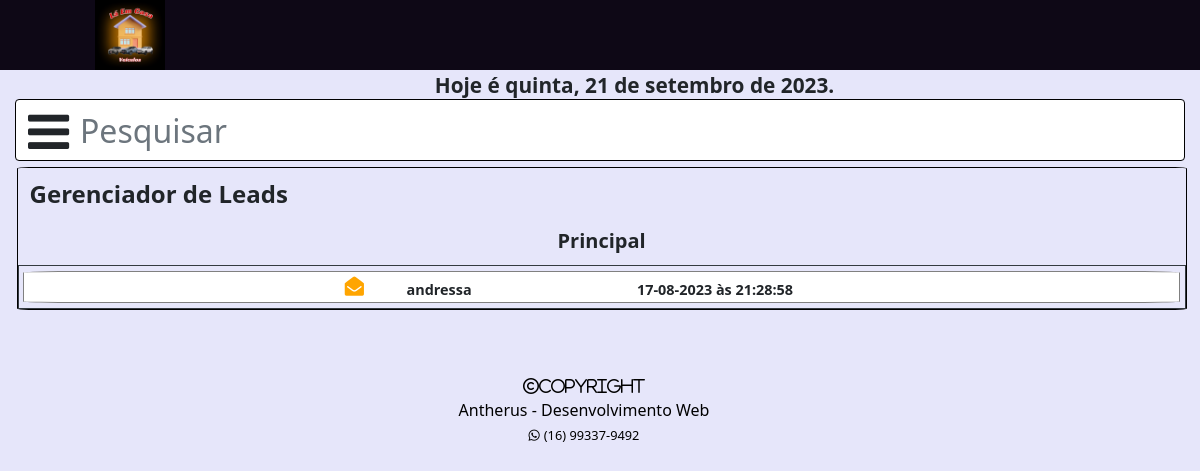
The app's page /dashboard/ (signed in), older data.
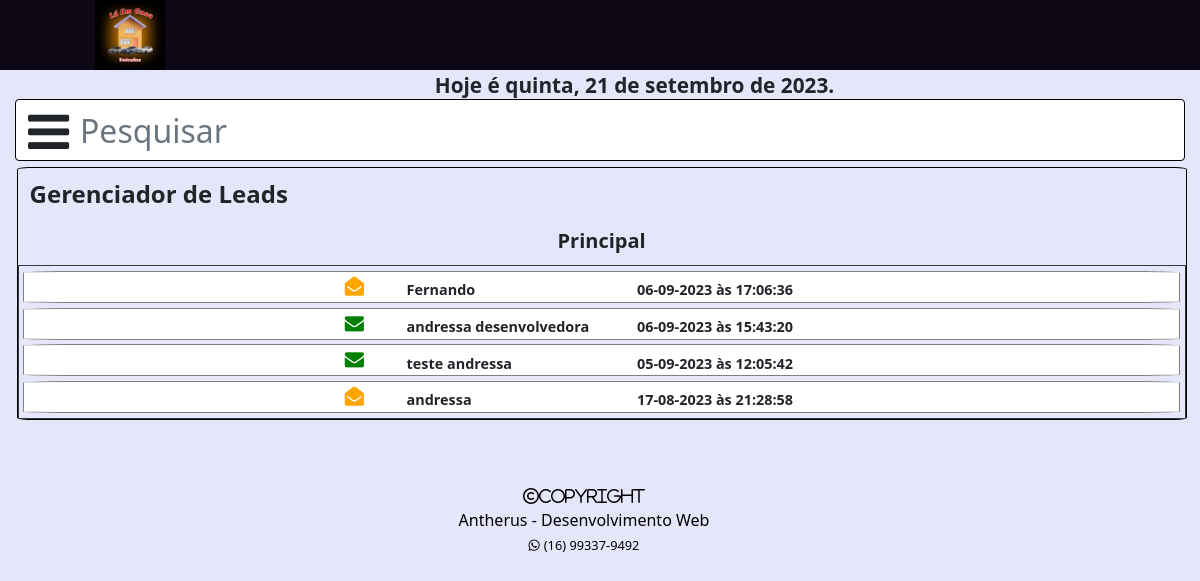
The same page, newer data.
### lp/models.py (models this page shows, shortened)
class Leads(models.Model):
    nome_leads = models.CharField(max_length=30)
    whatsapp = models.CharField(max_length=13)
    status_aberto = models.CharField(max_length=20)
    status_leads = models.CharField(max_length=8)
    data_recebimento = models.CharField(max_length=50)
    ultimo_user = models.CharField(max_length=30)

### lp/views.py (the view)
# urls.py: path('dashboard/', views.dashboard, name='dashboard'),
@login_required
def dashboard(request):
    leads = Leads.objects.all().order_by('-data_recebimento')
    leads_novos = Leads.objects.filter(status_aberto='fa-envelope')
    leads_abertos = Leads.objects.filter(status_aberto='fa-envelope-open')
    perfil_user = Perfil.objects.last()
    return render(request, 'site/dashboard.html', {'leads': leads,
                                                   'perfil_user': perfil_user,
                                                   'leads_novos': leads_novos,
                                                   'leads_abertos': leads_abertos})

### lp/templates/site/dashboard.html (shortened to what this page needs)
<!DOCTYPE html>
{% load static %}
<html>
<head>
	<link rel="stylesheet" href="https://stackpath.bootstrapcdn.com/bootstrap/4.5.2/css/bootstrap.min.css">
     <link rel="stylesheet" href="fontawesome/css/all.css">
     <link href="https://cdnjs.cloudflare.com/ajax/libs/font-awesome/4.7.0/css/font-awesome.css" rel="stylesheet" />
	 <link rel="stylesheet" type="text/css" href="{% static 'css/estilo-dashboard.css' %}">
</head>
<body >
	<div class="container-fluid ">
		<header id="header">
			<img src="{% static 'img/logo-marca-5.png' %}" id="img-logo">
		</header>
		<div id="header-dashboard" class="text-center">
				<div id="data-hora-header" ></div>
		</div>
			<nav id="navegacao">
				<div id="pesquisa">
						<form method="GET" class="" id="form-pesquisa">
								<i class="fa fa-bars menu-hamburguer-closed btn" data-toggle="collapse" data-target="#menu-deslizante" id="menu-hamburguer" aria-hidden="true"></i>
								<input type="text" name="barra-pesquisa" id="barra-pesquisa" class="barra-pesquisa-closed form-control" placeholder="Pesquisar">
						</form>
				</div>
			</nav>
		<div id="dashboard">
				<h4 id="header-leads-board" class="text-left m-1 p-2">Gerenciador de Leads</h4>
				<h5 id="sub-header-leads-board" class="text-center m-1 p-2">Principal</h5>
			<div id="leads-board" class="border border-dark">
				{% for leads in leads %}
				<div class=" leads" id="leads-{{leads.pk}}" data-target="#leadsModal-{{leads.pk}}"    >
					<div id="envelope">
						<i class="fa {{leads.status_aberto}} envelope-leads leads-novo"  aria-hidden="true"></i>
					</div>
					<div id="remetente">{{leads.nome_leads|slice:':30'}}</div>
					<div id="data-horario" class="text-left">{{leads.data_recebimento|slice:"8:10"}}-{{leads.data_recebimento|slice:"5:7"}}-{{leads.data_recebimento|slice:"0:4"}} às{{leads.data_recebimento|slice:"10:19"}}</div>
				</div>
				{% endfor %}
			</div>
		</div>
		<footer >
			<i class="fa fa-copyright text-center" aria-hidden="true">Copyright</i>
			<div>Antherus - Desenvolvimento Web</div>
			<small><i class="fa fa-whatsapp mr-1" aria-hidden="true"></i><span>(16) 99337-9492</span></small>
		</footer>
	</div>
</body>
</html>

### lp/static/css/estilo-dashboard.css (style rules this page uses)
* { margin: 0; padding: 0; box-sizing: border-box; }
@media (min-width: 1025.00px) and (max-width:  1440.98px) { body { margin: 0 ; padding: 0; overflow-x: hidden; font-family:Noto Sans, sans-serif; background: lavender; min-height: 2000px; } }
@media (min-width: 1025.00px) and (max-width:  1440.98px) { html { overflow-x: hidden; } }
@media (min-width: 1025.00px) and (max-width:  1440.98px) { .container-fluid { max-width:100%; } }
@media (min-width: 1025.00px) and (max-width:  1440.98px) { #header { width:120%; background: #0E0816; position: relative; left:-5em; } }
@media (min-width: 1025.00px) and (max-width:  1440.98px) { #img-logo { max-width:300px; max-height: 70px; position: relative; left:10em; } }
@media (min-width: 1025.00px) and (max-width:  1440.98px) { #data-hora-header { max-width: 420px; position: relative; left:35%; font-size: 1.3em; font-weight: 600; } }
@media (min-width: 1025.00px) and (max-width:  1440.98px) { #navegacao { width: 100%; position: relative; left:0em; } }
@media (min-width: 1025.00px) and (max-width:  1440.98px) { #pesquisa { max-height: 50px; } }
@media (min-width: 1025.00px) and (max-width:  1440.98px) { #barra-pesquisa { min-width: 100%; padding-left:2em; position: relative; left:0; top:-2em; min-height: 50px; z-index: 0; font-size: 2em; } }
@media (min-width: 1025.00px) and (max-width:  1440.98px) { .form-control { border:1px solid black; } }
@media (min-width: 1025.00px) and (max-width:  1440.98px) { #menu-hamburguer { position: relative; top: 0em; left: 0em; font-size: 3em; z-index: 1; } }
@media (min-width: 1025.00px) and (max-width:  1440.98px) { #dashboard { border:1px solid black; border-radius:1%; min-width: 65%; position: relative; top: 1em; left: 0.1em; } }
@media (min-width: 1025.00px) and (max-width:  1440.98px) { #leads-board { overflow-x: scroll; max-height: 500px; } }
@media (min-width: 1025.00px) and (max-width:  1440.98px) { #header-leads-board { font-weight: 800; } }
@media (min-width: 1025.00px) and (max-width:  1440.98px) { #sub-header-leads-board { font-weight: 700; } }
@media (min-width: 1025.00px) and (max-width:  1440.98px) { .leads { background: white; max-width: 100%; max-height: 2em; position: relative; left: 0em; margin: 0.3em; border:1px solid gray; border-radius: 5%; padding-left:25%; } }
@media (min-width: 1025.00px) and (max-width:  1440.98px) { .leads-novo { color: green; } }
@media (min-width: 1025.00px) and (max-width:  1440.98px) { .fa-envelope-open { color: orange; } }
@media (min-width: 1025.00px) and (max-width:  1440.98px) { #envelope { position: relative; top:0em; left: 1.5em; border-radius: 5%; font-size: 1.2em; } }
@media (min-width: 1025.00px) and (max-width:  1440.98px) { #remetente { max-width: 180px; position: relative; top:-1.5em; left:6em; padding-left: 0.3em; font-size: 0.9em; white-space: nowrap; font-weight: 700; } }
@media (min-width: 1025.00px) and (max-width:  1440.98px) { #data-horario { max-width: 140px; position: relative; top:-3em; left:22em; padding-left: 0.3em; font-size: 0.9em; white-space: nowrap; font-weight: 700; } }
@media (min-width: 1025.00px) and (max-width:  1440.98px) { footer { position: relative; left:-1em; top:5em; text-align: center; color:black; } }

Row changes from the older to the newer data that the page shows:
added Leads: nome_leads "Fernando", data_recebimento "06", data_recebimento "09", data_recebimento "2023", data_recebimento "17:06:36"
added Leads: nome_leads "andressa desenvolvedora", data_recebimento "06", data_recebimento "09", data_recebimento "2023", data_recebimento "15:43:20"
added Leads: nome_leads "teste andressa", data_recebimento "05", data_recebimento "09", data_recebimento "2023", data_recebimento "12:05:42"
